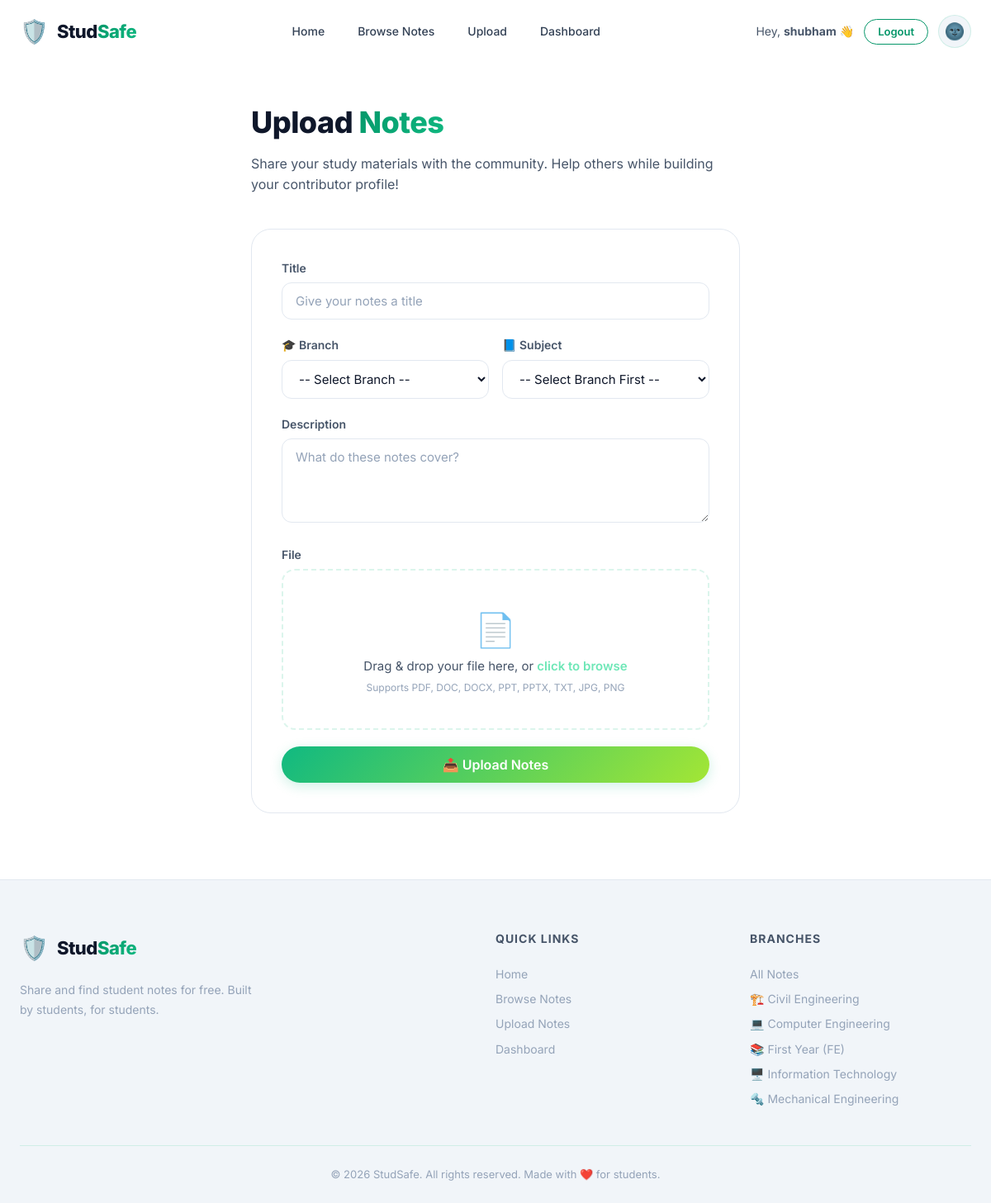
/upload/ (signed in), run on the app's committed database.
### studapp/models.py (models this page shows)
class Branch(models.Model):
    name = models.CharField(max_length=150, unique=True)
    icon = models.CharField(max_length=50, default='🎓')
    created_at = models.DateTimeField(auto_now_add=True)
    def __str__(self):
        return self.name
    class Meta:
        ordering = ['name']
        verbose_name_plural = 'Branches'

### studapp/views.py (the view)
# urls.py: path('upload/', views.upload_note, name='upload'),
@login_required(login_url='login')
def upload_note(request):
    if request.method == 'POST':
        form = NoteUploadForm(request.POST, request.FILES)
        if form.is_valid():
            note = form.save(commit=False)
            note.uploaded_by = request.user
            note.save()
            messages.success(request, 'Note uploaded!')
            return redirect('browse')
    else:
        form = NoteUploadForm()
    return render(request, 'upload.html', {'form': form})

### studapp/forms.py (shortened to what this page needs)
class NoteUploadForm(forms.ModelForm):
    branch = forms.ModelChoiceField(
        queryset=Branch.objects.all(), required=True,
        widget=forms.Select(attrs={'class': 'form-input', 'id': 'note-branch'}),
        empty_label='-- Select Branch --',
    )
    class Meta:
        model = Note
        fields = ('title', 'description', 'subject', 'file')
        widgets = {
            'title': forms.TextInput(attrs={'class': 'form-input', 'placeholder': 'Give your notes a title', 'id': 'note-title'}),
            'description': forms.Textarea(attrs={'class': 'form-input form-textarea', 'placeholder': 'What do these notes cover?', 'rows': 4, 'id': 'note-description'}),
            'subject': forms.Select(attrs={'class': 'form-input', 'id': 'note-subject'}),
            'file': forms.ClearableFileInput(attrs={'class': 'form-file-input', 'id': 'note-file', 'accept': '.pdf,.doc,.docx,.ppt,.pptx,.txt,.jpg,.jpeg,.png'}),
        }
    def __init__(self, *args, **kwargs):
        super().__init__(*args, **kwargs)
        self.fields['subject'].queryset = Subject.objects.select_related('branch').all()
        self.fields['subject'].empty_label = '-- Select Subject --'

### studapp/context_processors.py (called while the page is built)
def branches_context(request):
    return {'branches': Branch.objects.all()}

### studapp/models.py (called while the page is built)
    def __str__(self):
        return f"{self.name} ({self.branch.name})" if self.branch else self.name

### studapp/templates/upload.html (shortened to what this page needs)
{% extends 'base.html' %}
{% block content %}
<section class="upload-section" id="upload-section">
    <div class="upload-container">
        <div class="upload-header">
            <h1 class="page-title">Upload <span class="gradient-text">Notes</span></h1>
            <p class="page-subtitle">Share your study materials with the community. Help others while building your
                contributor profile!</p>
        </div>
        <form method="post" enctype="multipart/form-data" class="upload-form" id="upload-form">
            <div class="form-group">
                <label for="note-title">Title</label>
                {{ form.title }}
            </div>
            <div class="form-row">
                <div class="form-group">
                    <label for="note-branch">🎓 Branch</label>
                    {{ form.branch }}
                </div>
                <div class="form-group">
                    <label for="note-subject">📘 Subject</label>
                    {{ form.subject }}
                </div>
            </div>
            <div class="form-group">
                <label for="note-description">Description</label>
                {{ form.description }}
            </div>
            <div class="form-group">
                <label for="note-file">File</label>
                <div class="file-upload-area" id="file-upload-area">
                    <div class="file-upload-content">
                        <span class="file-upload-icon">📄</span>
                        <p class="file-upload-text">Drag & drop your file here, or <span class="file-upload-link">click
                                to browse</span></p>
                        <p class="file-upload-hint">Supports PDF, DOC, DOCX, PPT, PPTX, TXT, JPG, PNG</p>
                    </div>
                </div>
            </div>
            <button type="submit" class="btn btn-primary btn-lg btn-full" id="upload-submit">📤 Upload Notes</button>
        </form>
    </div>
</section>
{% endblock %}

### studapp/templates/base.html (shortened to what this page needs)
{% load static %}
<!DOCTYPE html>
<html lang="en" data-theme="light">
<head>
    <link rel="stylesheet" href="{% static 'style.css' %}?v=3">
</head>
<body>
    <nav class="navbar" id="main-navbar">
        <div class="nav-container">
            <a href="{% url 'home' %}" class="nav-logo" id="nav-logo">
                <span class="logo-icon">🛡️</span>
                <span class="logo-text">Stud<span class="logo-accent">Safe</span></span>
            </a>
            <div class="nav-links" id="nav-links">
                <a href="{% url 'home' %}" class="nav-link" id="nav-home">Home</a>
                <a href="{% url 'browse' %}" class="nav-link" id="nav-browse">Browse Notes</a>
                {% if user.is_authenticated %}
                <a href="{% url 'upload' %}" class="nav-link" id="nav-upload">Upload</a>
                <a href="{% url 'dashboard' %}" class="nav-link" id="nav-dashboard">Dashboard</a>
                {% endif %}
            </div>
            <div class="nav-actions" id="nav-actions">
                {% if user.is_authenticated %}
                <span class="nav-greeting">Hey, <strong>{{ user.first_name }}</strong> 👋</span>
                <a href="{% url 'logout' %}" class="btn btn-outline btn-sm" id="nav-logout">Logout</a>
                {% else %}
                <a href="{% url 'login' %}" class="btn btn-outline btn-sm" id="nav-login">Login</a>
                <a href="{% url 'signup' %}" class="btn btn-primary btn-sm" id="nav-signup">Sign Up</a>
                {% endif %}
                <button class="theme-toggle" id="theme-toggle" title="Switch theme">
                    <span class="theme-toggle-icon">🌚</span>
                </button>
            </div>
        </div>
    </nav>
    <main class="main-content" id="main-content">
        {% block content %}{% endblock %}
    </main>
    <footer class="footer" id="main-footer">
        <div class="footer-container">
            <div class="footer-grid">
                <div class="footer-brand">
                    <div class="footer-logo">
                        <span class="logo-icon">🛡️</span>
                        <span class="logo-text">Stud<span class="logo-accent">Safe</span></span>
                    </div>
                    <p class="footer-desc">Share and find student notes for free. Built by students, for students.</p>
                </div>
                <div class="footer-links-group">
                    <h4>Quick Links</h4>
                    <a href="{% url 'home' %}">Home</a>
                    <a href="{% url 'browse' %}">Browse Notes</a>
                    {% if user.is_authenticated %}
                    <a href="{% url 'upload' %}">Upload Notes</a>
                    <a href="{% url 'dashboard' %}">Dashboard</a>
                    {% else %}
                    <a href="{% url 'signup' %}">Sign Up</a>
                    <a href="{% url 'login' %}">Login</a>
                    {% endif %}
                </div>
                <div class="footer-links-group">
                    <h4>Branches</h4>
                    <a href="{% url 'browse' %}">All Notes</a>
                    {% for branch in branches %}
                    <a href="{% url 'browse' %}?branch={{ branch.id }}">{{ branch.icon }} {{ branch.name }}</a>
                    {% endfor %}
                </div>
            </div>
            <div class="footer-bottom">
                <p>&copy; 2026 StudSafe. All rights reserved. Made with ❤️ for students.</p>
            </div>
        </div>
    </footer>
</body>
</html>

### studapp/templates/upload.html (style rules this page uses)
.form-row { display: grid; grid-template-columns: 1fr 1fr; gap: 16px; }
.file-upload-area { position: relative; }

### data on the page
Branch: icon "🏗️", name "Civil Engineering"
Branch: icon "💻", name "Computer Engineering"
Branch: icon "📚", name "First Year (FE)"
Branch: icon "🖥️", name "Information Technology"
Branch: icon "🔩", name "Mechanical Engineering"

### other printed values
{{ user.first_name }} "shubham"
